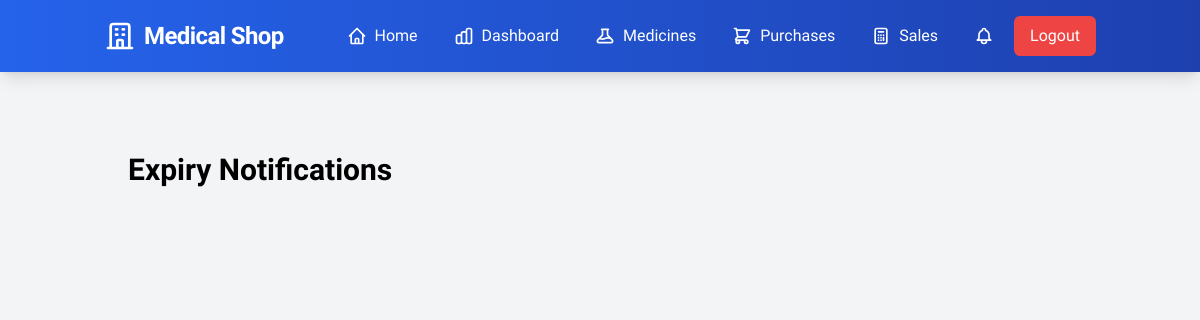
Page /pages/notifications.php (signed in) on the earlier database version.
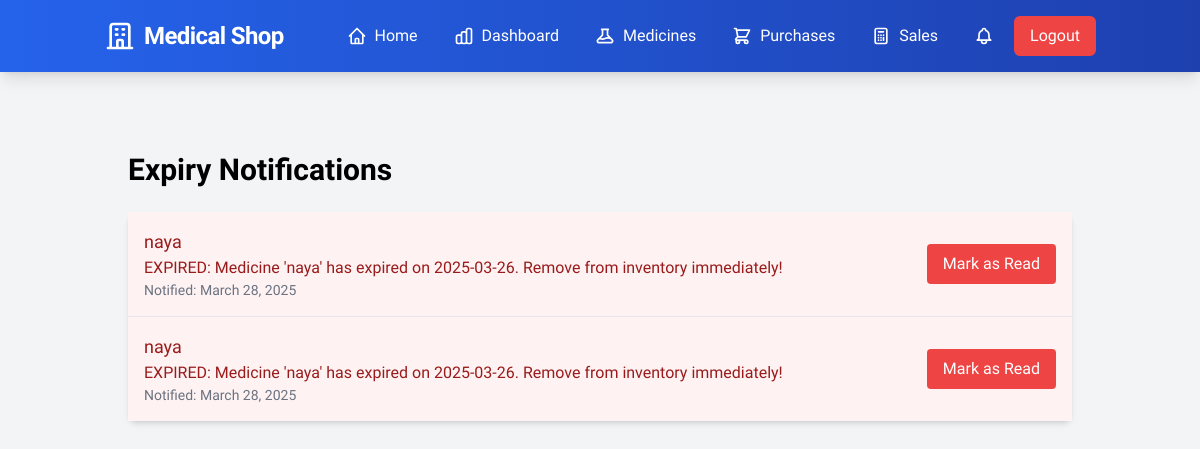
Same page on the later database version.
### tables this page shows
CREATE TABLE `notifications` (
  `id` int(11) NOT NULL,
  `medicine_id` int(11) DEFAULT NULL,
  `expiry_date` date DEFAULT NULL,
  `message` text DEFAULT NULL,
  `created_at` timestamp NOT NULL DEFAULT current_timestamp(),
  `status` enum('unread','read') DEFAULT 'unread',
  `notification_type` enum('warning','expired') NOT NULL,
  `notified_until` date DEFAULT NULL
);

CREATE TABLE `medicines` (
  `id` int(11) NOT NULL,
  `name` varchar(255) NOT NULL,
  `use` varchar(255) DEFAULT NULL,
  `selling_price` decimal(10,2) NOT NULL,
  `available_quantity` int(11) NOT NULL DEFAULT 0,
  `expiry_date` date DEFAULT NULL,
  `company_id` int(11) DEFAULT NULL,
  `disease_id` int(11) DEFAULT NULL
);

### pages/notifications.php (the view, shortened to what this page needs)
<?php
include '../includes/navigation.php';
?>
<!DOCTYPE html>
<html lang="en">
<head>
    <script src="https://cdn.tailwindcss.com"></script>
    <link href="/msms/assets/css/custom.css" rel="stylesheet">
</head>
<body class="bg-gray-100">
    <div class="container mx-auto pt-20 px-10 ">
        <h1 class="text-3xl font-bold mb-6">Expiry Notifications</h1>
        <div class="bg-white rounded-lg shadow-md">
            <?php if (empty($notifications)): ?>
                <div class="p-4 text-center text-gray-500">
                    No unread notifications
                </div>
            <?php else: ?>
                <div class="divide-y">
                    <?php foreach ($notifications as $notification): ?>
                        <?php
                        $bgColor = $notification['notification_type'] === 'expired' ? 'bg-red-50' : 'bg-yellow-50';
                        $textColor = $notification['notification_type'] === 'expired' ? 'text-red-800' : 'text-yellow-800';
                        $buttonColor = $notification['notification_type'] === 'expired' ? 'bg-red-500 hover:bg-red-600' : 'bg-blue-500 hover:bg-blue-600';
                        ?>
                        <div class="p-4 flex items-center justify-between <?php echo $bgColor; ?>">
                            <div>
                                <p class="text-lg font-medium <?php echo $textColor; ?>">
                                    <?php echo htmlspecialchars($notification['medicine_name']); ?>
                                </p>
                                <p class="<?php echo $textColor; ?>">
                                    <?php echo htmlspecialchars($notification['message']); ?>
                                </p>
                                <p class="text-sm text-gray-500">
                                    Notified: <?php echo date('F j, Y', strtotime($notification['created_at'])); ?>
                                </p>
                            </div>
                            <form method="POST" class="ml-4">
                                <button type="submit" name="mark_read"
                                    class="px-4 py-2 text-white rounded <?php echo $buttonColor; ?>">
                                    Mark as Read
                                </button>
                            </form>
                        </div>
                    <?php endforeach; ?>
                </div>
            <?php endif; ?>
        </div>
    </div>
</body>
</html>

Differences in the rows shown:
added notifications: medicine.name "naya", message "EXPIRED: Medicine 'naya' has expired on 2025-03-26. Remove from inventory immediately!", created_at "March 28, 2025"
added notifications: medicine.name "naya", message "EXPIRED: Medicine 'naya' has expired on 2025-03-26. Remove from inventory immediately!", created_at "March 28, 2025"
